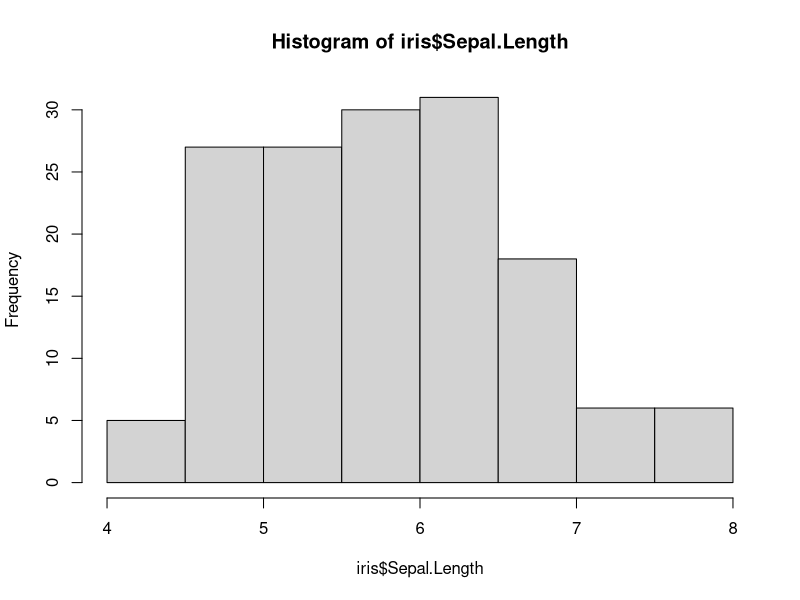
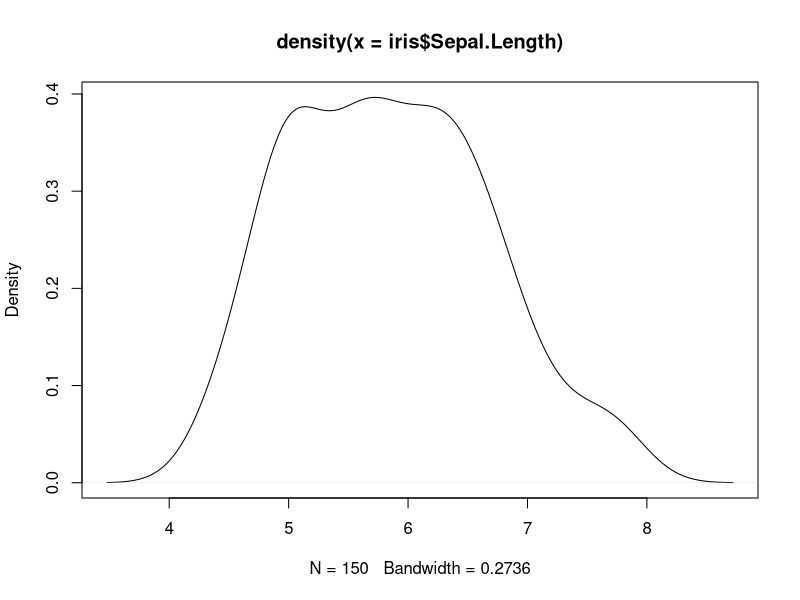
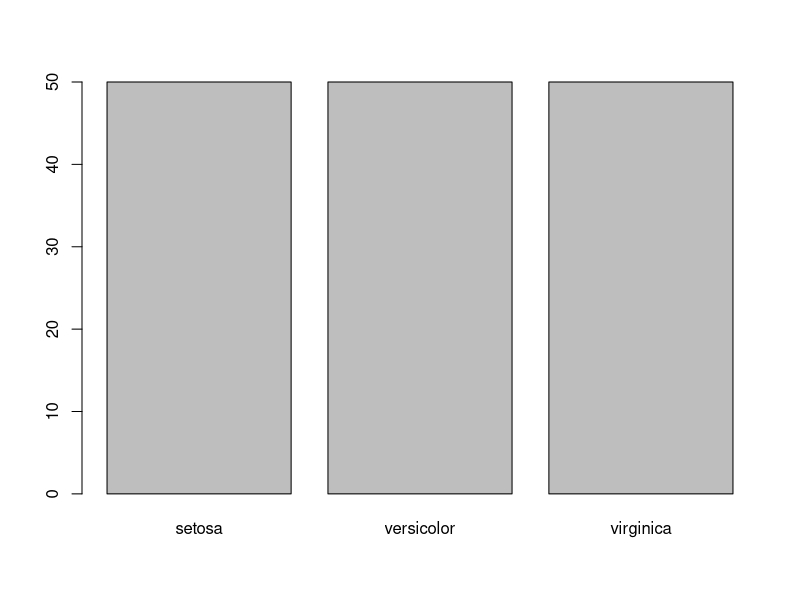
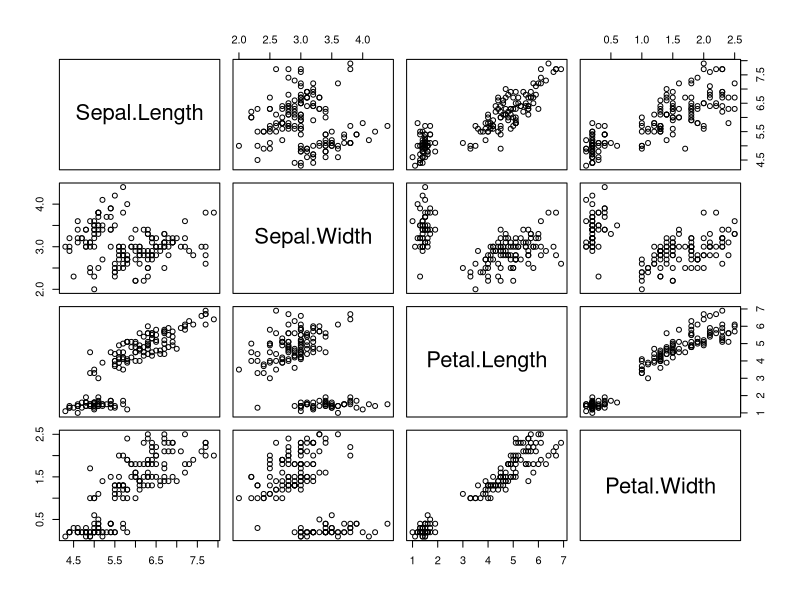

The R source for these figures, in order:
#
# Analise de Dados com R
#
# Marcos Almeida ago2017 
#

# parte 2 - Exploração de Dados

#meus agradecimentos a

##[2] #simpleR Using R for Introdutory Statists
##Jonh Verzani
##https://cran.r-project.org/doc/contrib/Verzani-SimpleR.pdf


## [5] “R and Data Mining: Examples and Case Studies” 
## by Yanchang Zhao (PDF, 2013-04-26, 160 pages).
## https://cran.r-project.org/doc/contrib/Zhao_R_and_data_mining.pdf
## Email:   yanchang@RDataMining.com
## Website: http://www.RDataMining.com
## Date:    17 May 2017



#
# Capitulo 3 da referencia [5] “RDM: Examples and Case Studies” 
# 


#
# dados multivariados/ data frames
#
#[4] SimpleR pagina 32


#
#limpa ambiente
rm(list = ls())
gc()


#
# Vamos usar o pacote dataset
#


require(datasets)

dim(iris)

# o que é a iris?
# analise multivariada feita R Fisher em dados coletados por Edgar Anderson(1936)

#Fisher, R. A. (1936) The use of multiple measurements in taxonomic problems. Annals of Eugenics, 7, Part II, 179–188.
#The data were collected by Anderson, Edgar (1935). The irises of the Gaspe Peninsula, Bulletin of the American Iris Society, 59, 2–5.
help("iris")

#metadados
attributes(iris)



# olhando os dados

#registros iniciais
head(iris)

#registros finais
tail(iris)

###############
#Analise de uma variável (coluna específica)

#dez primeiros valores de uma coluna
iris[1:10,"Sepal.Length"]
iris$Sepal.Length[1:10]
# um resumo do dataset
#  media, mediana quartiles

summary(iris)

#media,mediana e min e max
mean(iris$Sepal.Length)
median(iris$Sepal.Length)
range(iris$Sepal.Length)

#quartiles
quantile(iris$Sepal.Length)

#variancia
var(iris$Sepal.Length)

#########################
#visualizando uma variável

#histograma

hist(iris$Sepal.Length)

#gráfico da função densidade de distribuiçõa de valores de uma variavel

plot(density(iris$Sepal.Length))


#####################
# analise multivarida

barplot(table(iris$Species))

#tudojunto


pairs(iris[1:4])



##
# sobre o Trabalho de Bloco

# esta análise pode ser feita com o arquivo do trabalho de vcs

##############
# para consultar (filtrar) os registros podemos usar o dplyr 


# capitulo 2 da referencia [5] “RDM: Examples and Case Studies”
# data import and export


